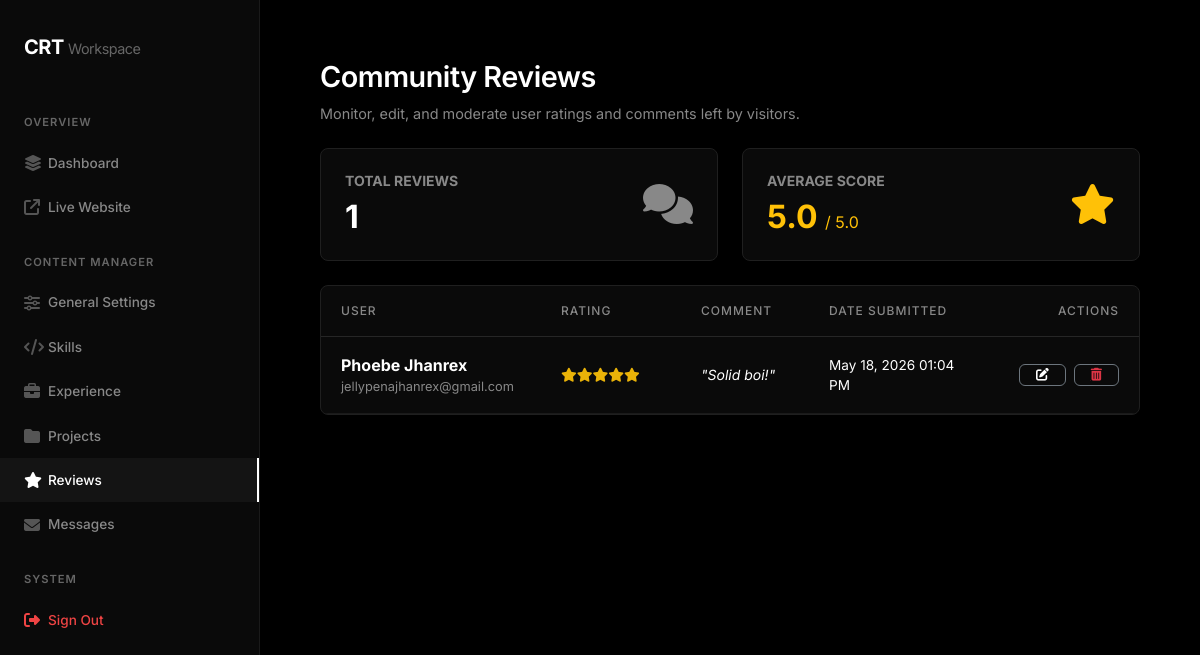
The page /admin/reviews.php (signed in) on the database its author committed.
### tables this page shows
CREATE TABLE `ratings` (
  `id` int(11) NOT NULL AUTO_INCREMENT,
  `name` varchar(100) NOT NULL,
  `email` varchar(150) NOT NULL,
  `rating` int(11) NOT NULL,
  `comment` text NOT NULL,
  `created_at` timestamp NOT NULL DEFAULT current_timestamp(),
  PRIMARY KEY (`id`)
);

### admin/reviews.php (the view, shortened to what this page needs)
<?php
include 'includes/header.php';
$reviews = $pdo->query("SELECT * FROM ratings ORDER BY id DESC")->fetchAll();
$total_reviews = count($reviews);
$avg_rating = 0;
if ($total_reviews > 0) {
    $sum = 0;
    foreach ($reviews as $r) {
        $sum += $r['rating'];
    }
    $avg_rating = $sum / $total_reviews;
}
?>
    <div class="d-flex justify-content-between align-items-center mb-4">
        <div>
            <h1 class="page-title">Community Reviews</h1>
            <p class="page-subtitle mb-0">Monitor, edit, and moderate user ratings and comments left by visitors.</p>
        </div>
    </div>
    <div class="row g-4 mb-4">
        <div class="col-md-6">
            <div class="card-custom d-flex justify-content-between align-items-center py-4">
                <div>
                    <h6 class="text-muted-custom small text-uppercase fw-bold mb-2">Total Reviews</h6>
                    <h2 class="text-white fw-bold mb-0"><?= $total_reviews ?></h2>
                </div>
                <div class="fs-1 text-muted-custom"><i class="fa-solid fa-comments"></i></div>
            </div>
        </div>
        <div class="col-md-6">
            <div class="card-custom d-flex justify-content-between align-items-center py-4">
                <div>
                    <h6 class="text-muted-custom small text-uppercase fw-bold mb-2">Average Score</h6>
                    <h2 class="text-warning fw-bold mb-0"><?= number_format($avg_rating, 1) ?> <span style="font-size: 1rem; font-weight: normal; color: var(--text-secondary);">/ 5.0</span></h2>
                </div>
                <div class="fs-1 text-warning"><i class="fa-solid fa-star"></i></div>
            </div>
        </div>
    </div>
    <div class="card-custom p-0 overflow-hidden mb-5">
        <table class="table mb-0">
            <thead>
                <tr>
                    <th style="width: 220px;">User</th>
                    <th style="width: 140px;">Rating</th>
                    <th>Comment</th>
                    <th style="width: 180px;">Date Submitted</th>
                    <th style="width: 150px;" class="text-end">Actions</th>
                </tr>
            </thead>
            <tbody>
                <?php foreach($reviews as $rev):
                    $stars_color = '#eab308';
                ?>
                <tr>
                    <td>
                        <div class="fw-bold text-white">
                            <?= htmlspecialchars($rev['name']) ?>
                        </div>
                        <div class="text-muted-custom small" style="font-size: 0.8rem;">
                            <?= htmlspecialchars($rev['email']) ?>
                        </div>
                    </td>
                    <td>
                        <div class="d-flex gap-0.5 text-warning small">
                            <?php
                            for($i=0; $i<$rev['rating']; $i++) echo '<i class="fa-solid fa-star" style="color: ' . $stars_color . ';"></i>';
                            ?>
                        </div>
                    </td>
                    <td>
                        <div class="text-secondary-custom small italic" style="line-height: 1.5; font-style: italic;">
                            "<?= htmlspecialchars($rev['comment']) ?>"
                        </div>
                    </td>
                    <td class="text-muted-custom" style="font-size: 0.85rem;">
                        <?= date('M d, Y h:i A', strtotime($rev['created_at'])) ?>
                    </td>
                    <td class="text-end">
                        <div class="d-flex gap-2 justify-content-end">
                            <button class="btn-outline-custom border-secondary px-3 py-1 edit-review-btn"
                                    data-id="<?= $rev['id'] ?>"
                                    data-name="<?= htmlspecialchars($rev['name']) ?>"
                                    data-email="<?= htmlspecialchars($rev['email']) ?>"
                                    data-rating="<?= $rev['rating'] ?>"
                                    data-comment="<?= htmlspecialchars($rev['comment']) ?>"
                                    title="Edit Review">
                                <i class="fa-solid fa-pen-to-square" style="font-size: 0.8rem;"></i>
                            </button>
                            <a href="?action=delete&id=<?= $rev['id'] ?>" class="btn-outline-custom text-danger border-secondary px-3 py-1 delete-review-btn" title="Delete Review">
                                <i class="fa-solid fa-trash-can" style="font-size: 0.8rem;"></i>
                            </a>
                        </div>
                    </td>
                </tr>
                <?php endforeach; ?>
            </tbody>
        </table>
    </div>
<?php include 'includes/footer.php'; ?>

### admin/includes/header.php (style rules this page uses)
body { background-color: #000; color: #ededed; font-family: 'Inter', sans-serif; overflow-x: hidden; }
.page-title { font-size: 1.8rem; font-weight: 600; color: #fff; letter-spacing: -0.5px; margin-bottom: 8px; }
.page-subtitle { color: #888; font-size: 0.9rem; margin-bottom: 40px; }
.card-custom { background: #0a0a0a; border: 1px solid #1f1f1f; border-radius: 8px; padding: 24px; }
.btn-outline-custom { display: inline-flex; align-items: center; justify-content: center; gap: 8px; background: transparent; color: #fff; border: 1px solid #333; padding: 8px 16px; border-radius: 6px; font-size: 0.85rem; font-weight: 500; transition: 0.2s; }
.table { margin-bottom: 0; color: #fff !important; }
.table th { background: transparent; border-bottom: 1px solid #262626; color: #888; font-size: 0.75rem; text-transform: uppercase; letter-spacing: 1px; font-weight: 500; padding: 16px 20px; }
.table td { background: transparent; border-bottom: 1px solid #1a1a1a; padding: 16px 20px; vertical-align: middle; border-top: none; color: #fff !important; }
.text-muted-custom { color: #888; }

### rows shown on the page
ratings: name "Phoebe Jhanrex", email "jellypenajhanrex@gmail.com", rating 5 (drawn), comment "Solid boi!", created_at "May 18, 2026 01:04 PM"

### other values the page prints
$total_reviews "1"
$avg_rating "5.0"
